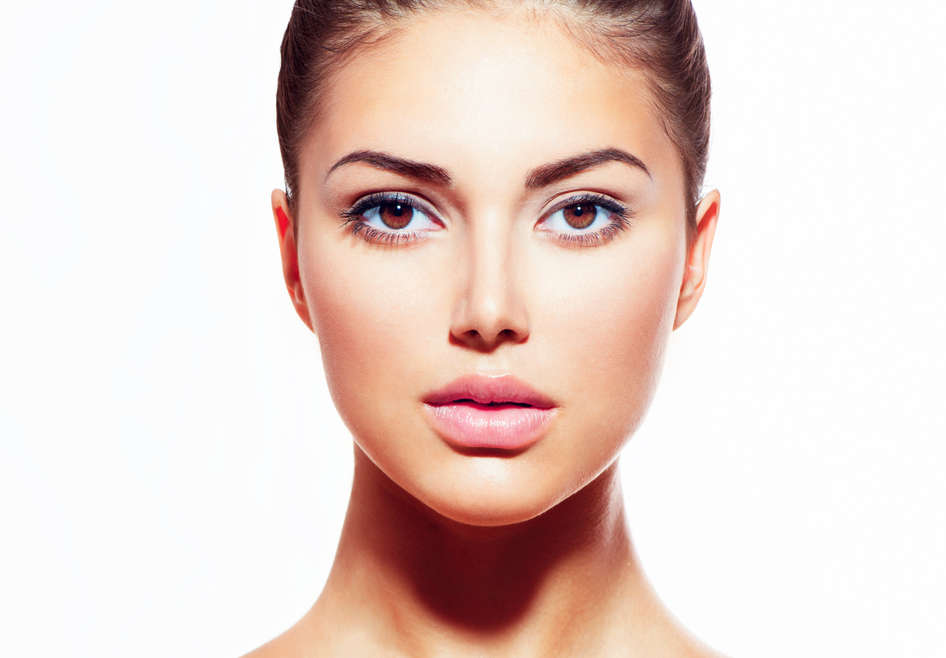
#> input picture rozpoznawanie_twarzy/zdj/1.jpeg, 946 x 658 px, given in place of 1.jpg, which was not available
$ python TMP.py
#> lines starting #> are read from the running program, lines starting #| are printed output that depends on the picture; after the words box and inside, x2 and y2 are one past the last pixel; in counts of white or black regions, pixels touching at a corner belong together; pictures that were not available may be replaced by others from this repository, and a replacement may not be noted
import cv2
import numpy as np
from screeninfo import get_monitors


def nothing(x):
    pass


def resize(s):
    global image
    h, w = image.shape[:2]
    h = h + int(h*s)
    w = w + int(w*s)
    image = cv2.resize(image, (w, h), interpolation=cv2.INTER_LINEAR)


# zmniejszenie rozmiaru obrazka do rozmiaru ekranu
def norm_size():
    global image
    screen = get_monitors()[0]
    height = screen.height - 200
    width = screen.width
    h, w = image.shape[:2]
    if h > height:
        s = (1 - (height/h)) * (-1)
        resize(s)
    h, w = image.shape[:2]
    if w > width:
        s = (1 - (width/w)) * (-1)
        resize(s)


# Load image
image = cv2.imread('/Users/karolinastruzek/PycharmProjects/WMA_3/pliki/1.jpg', 1)
#> image is the input picture: shape (658, 946, 3); mean B, G, R 207.7, 214.1, 233.1
norm_size()
#> (the call stopped at in norm_size, `height = screen.height - 200`: screeninfo is not available in this run)

# Create a window
cv2.namedWindow('image')

# Create trackbars for color change
# Hue is from 0-179 for Opencv
cv2.createTrackbar('HMin', 'image', 0, 179, nothing)
#> slider 'HMin' is set to 35
cv2.createTrackbar('SMin', 'image', 0, 255, nothing)
#> slider 'SMin' is set to 51
cv2.createTrackbar('VMin', 'image', 0, 255, nothing)
#> slider 'VMin' is set to 51
cv2.createTrackbar('HMax', 'image', 0, 179, nothing)
#> slider 'HMax' is set to 179
cv2.createTrackbar('SMax', 'image', 0, 255, nothing)
#> slider 'SMax' is set to 255
cv2.createTrackbar('VMax', 'image', 0, 255, nothing)
#> slider 'VMax' is set to 255

# Set default value for Max HSV trackbars
cv2.setTrackbarPos('HMax', 'image', 179)
cv2.setTrackbarPos('SMax', 'image', 255)
cv2.setTrackbarPos('VMax', 'image', 255)

# Initialize HSV min/max values
hMin = sMin = vMin = hMax = sMax = vMax = 0
phMin = psMin = pvMin = phMax = psMax = pvMax = 0

while (1):
    # Get current positions of all trackbars
    hMin = cv2.getTrackbarPos('HMin', 'image')
    sMin = cv2.getTrackbarPos('SMin', 'image')
    vMin = cv2.getTrackbarPos('VMin', 'image')
    hMax = cv2.getTrackbarPos('HMax', 'image')
    sMax = cv2.getTrackbarPos('SMax', 'image')
    vMax = cv2.getTrackbarPos('VMax', 'image')

    # Set minimum and maximum HSV values to display
    lower = np.array([hMin, sMin, vMin])
    upper = np.array([hMax, sMax, vMax])

    # Convert to HSV format and color threshold
    hsv = cv2.cvtColor(image, cv2.COLOR_BGR2HSV)
#> hsv: shape (658, 946, 3); mean H, S, V 23.3, 37.8, 233.5
    mask = cv2.inRange(hsv, lower, upper)
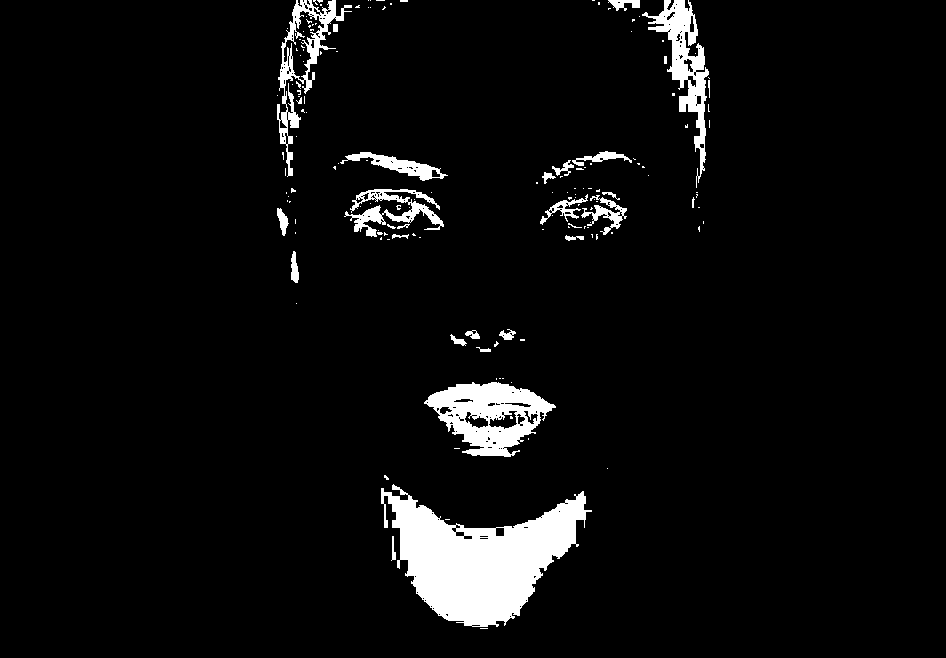
#> mask: shape (658, 946); 5.2% white; 155 white regions (125 under 20 px), largest, box (x1, y1, x2, y2) and area: (381, 484, 592, 627) 15053, (424, 382, 556, 457) 5201, (642, 0, 709, 188) 3368
    result = cv2.bitwise_and(image, image, mask=mask)
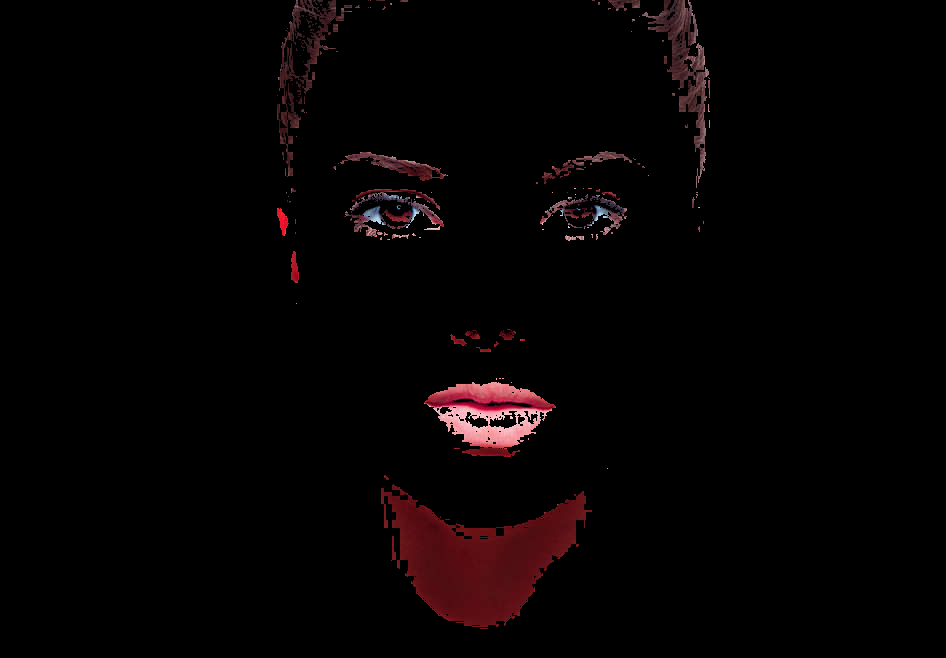
#> result: shape (658, 946, 3); mean B, G, R 2.7, 2.3, 5.8

    # Print if there is a change in HSV value
    if ((phMin != hMin) | (psMin != sMin) | (pvMin != vMin) | (phMax != hMax) | (psMax != sMax) | (pvMax != vMax)):
        print("(hMin = %d , sMin = %d, vMin = %d), (hMax = %d , sMax = %d, vMax = %d)" % (
        hMin, sMin, vMin, hMax, sMax, vMax))
        phMin = hMin
        psMin = sMin
        pvMin = vMin
        phMax = hMax
        psMax = sMax
        pvMax = vMax

    # Display result image
    cv2.imshow('image', result)
    if cv2.waitKey(10) & 0xFF == ord('q'):
#> (key q is pressed here)
        break

cv2.destroyAllWindows()

$ run again, with rozpoznawanie_twarzy/zdj/2.jpeg copied over rozpoznawanie_twarzy/zdj/1.jpeg
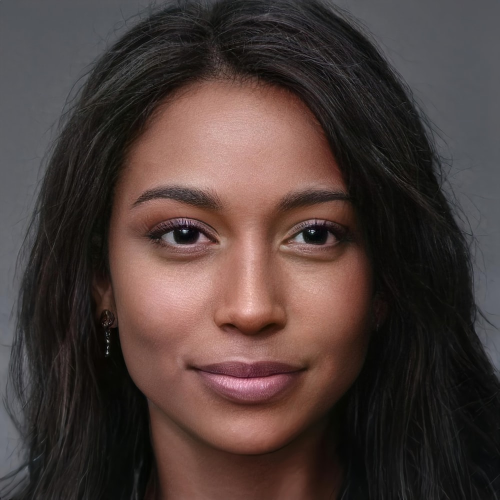
#> input picture rozpoznawanie_twarzy/zdj/2.jpeg, 1000 x 1000 px, given in place of 1.jpg, which was not available (shown at 1/2 size)
#> image is the input picture: shape (1000, 1000, 3); mean B, G, R 57.5, 60.9, 76.2
#> hsv: shape (1000, 1000, 3); mean H, S, V 42.6, 60.9, 77.6
#> `mask = cv2.inRange(hsv, lower, upper)`:
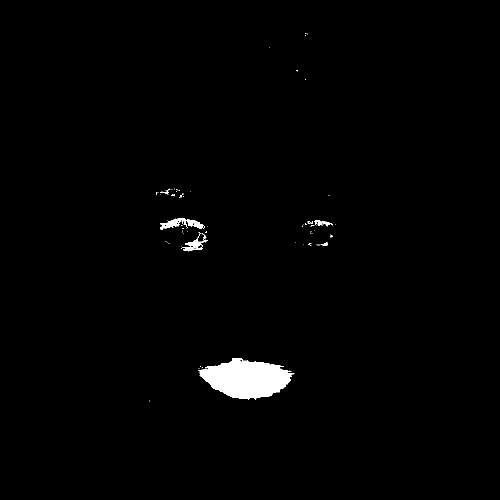
#> mask: shape (1000, 1000) (shown at 1/2 size); 1.2% white; 89 white regions (82 under 20 px), largest, box (x1, y1, x2, y2) and area: (396, 716, 589, 800) 10346, (320, 436, 410, 459) 870, (362, 466, 415, 503) 587

$ run again, with rozpoznawanie_twarzy/zdj/4.jpeg copied over rozpoznawanie_twarzy/zdj/1.jpeg
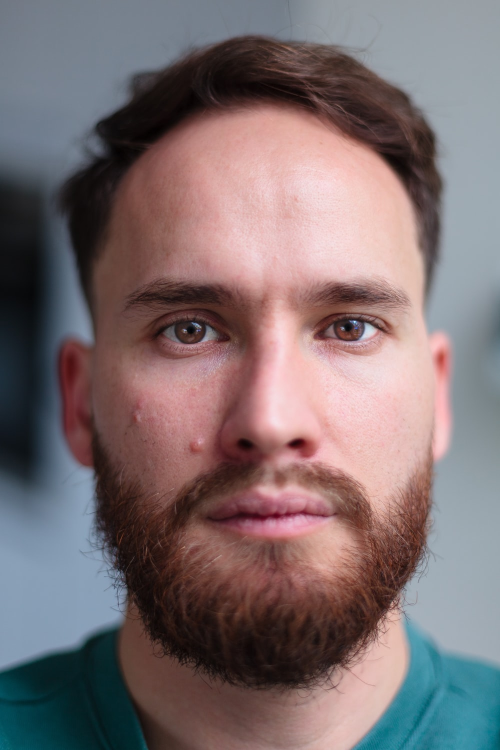
#> input picture rozpoznawanie_twarzy/zdj/4.jpeg, 1000 x 1500 px, given in place of 1.jpg, which was not available (shown at 1/2 size)
#> image is the input picture: shape (1500, 1000, 3); mean B, G, R 112.7, 110.5, 125
#> hsv: shape (1500, 1000, 3); mean H, S, V 59.1, 80.2, 137
#> `mask = cv2.inRange(hsv, lower, upper)`:
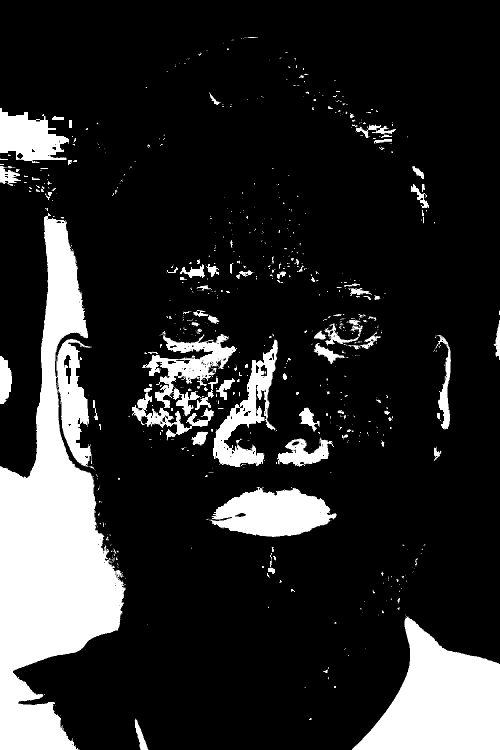
#> mask: shape (1500, 1000) (shown at 1/2 size); 16.8% white; 751 white regions (615 under 20 px), largest, box (x1, y1, x2, y2) and area: (0, 426, 251, 1500) 130135, (704, 1231, 1000, 1500) 45571, (420, 974, 673, 1074) 16737
#> `result = cv2.bitwise_and(image, image, mask=mask)`:
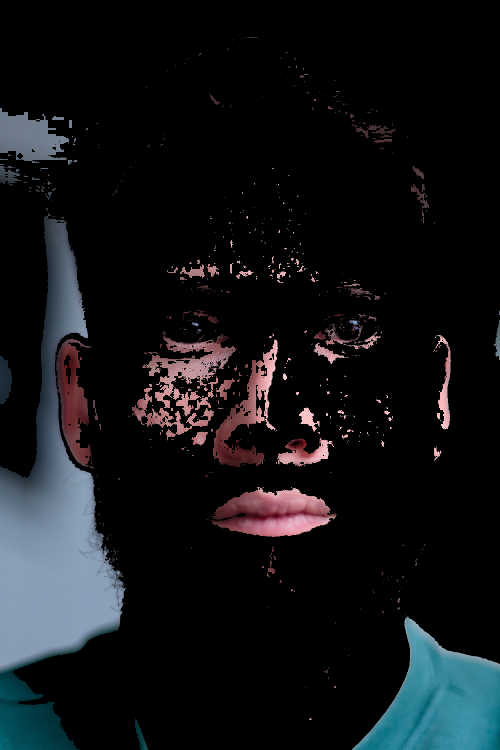
#> result: shape (1500, 1000, 3) (shown at 1/2 size); mean B, G, R 22.1, 19.6, 17.6
